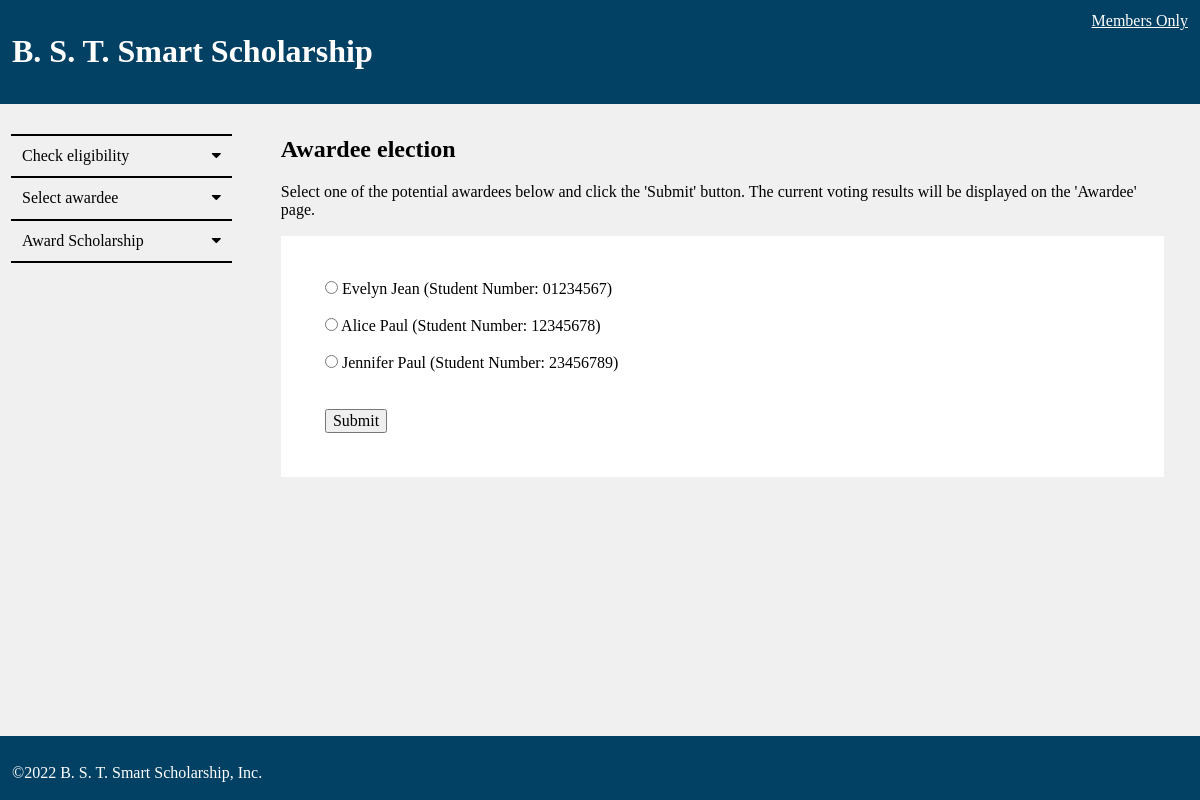
Page /controller.php?action=show_election on the committed database.
### tables this page shows
CREATE TABLE APPLICANTS (
  studentNumber    CHAR(8)         NOT NULL,
  firstName        VARCHAR(50),
  lastName         VARCHAR(50),
  phoneNumber      VARCHAR(20),
  email            VARCHAR(255),
  gender           ENUM('Male', 'Female'),
  dateOfBirth      DATE,
  status           ENUM('Freshman', 'Sophomore', 'Junior', 'Senior'),
  cumulativeGPA    DECIMAL(3,2),
  semesterGPA      DECIMAL(3,2),
  credits          INT,
  eligible         BOOLEAN,
  votes            INT            DEFAULT 0,

  PRIMARY KEY (studentNumber),
  FOREIGN KEY (studentNumber) REFERENCES REGISTRAR_OFFICE (studentNumber),
  UNIQUE (email)
);

### model/applicants_db.php (called while the page is built, shortened)
<?php
function get_awardee() {
  global $db;
  $query = 'SELECT *, (COUNT(*) OVER()) AS count
            FROM APPLICANTS X
            INNER JOIN
              (SELECT MAX(cumulativeGPA) AS cumulativeGPA
               FROM APPLICANTS Y
               WHERE Y.eligible = TRUE) Y
            ON X.cumulativeGPA = Y.cumulativeGPA
            WHERE X.eligible = TRUE';
  $statement = $db->prepare($query);
  $statement->execute();
  $awardee = $statement->fetchAll();
  if ($awardee[0]['count'] > 1) {
    $query = 'SELECT *, (COUNT(*) OVER()) AS count
              FROM APPLICANTS X
              INNER JOIN
                (SELECT MAX(cumulativeGPA) AS cumulativeGPA, MAX(semesterGPA) AS semesterGPA
                 FROM APPLICANTS Y
                 WHERE Y.eligible = TRUE) Y
              ON X.cumulativeGPA = Y.cumulativeGPA AND X.semesterGPA = Y.semesterGPA
              WHERE X.eligible = TRUE';
    $statement = $db->prepare($query);
    $statement->execute();
    $awardee = $statement->fetchAll();
    if ($awardee[0]['count'] > 1) {
      $query = 'SELECT *, (COUNT(*) OVER()) AS count
                FROM APPLICANTS X
                INNER JOIN
                  (SELECT MAX(cumulativeGPA) AS cumulativeGPA, MAX(semesterGPA) AS semesterGPA
                   FROM APPLICANTS Y
                   WHERE Y.eligible = TRUE) Y
                ON X.cumulativeGPA = Y.cumulativeGPA AND X.semesterGPA = Y.semesterGPA
                WHERE X.eligible = TRUE AND X.status = "Junior"';
      $statement = $db->prepare($query);
      $statement->execute();
      $awardee = $statement->fetchAll();
      if ($awardee[0]['count'] > 1 || $awardee[0]['count'] == 0) {
        $query = 'SELECT *, (COUNT(*) OVER()) AS count
                  FROM APPLICANTS X
                  INNER JOIN
                    (SELECT MAX(cumulativeGPA) AS cumulativeGPA, MAX(semesterGPA) AS semesterGPA
                     FROM APPLICANTS Y
                     WHERE Y.eligible = TRUE) Y
                  ON X.cumulativeGPA = Y.cumulativeGPA AND X.semesterGPA = Y.semesterGPA
                  WHERE X.eligible = TRUE AND X.status = "Junior" AND X.gender = "Female"';
        $statement = $db->prepare($query);
        $statement->execute();
        $awardee = $statement->fetchAll();
        if ($awardee[0]['count'] > 1 || $awardee[0]['count'] == 0) {
          $query = 'SELECT MAX(dateOfBirth) AS dateOfBirth
                    FROM APPLICANTS X
                    INNER JOIN
                      (SELECT MAX(cumulativeGPA) AS cumulativeGPA, MAX(semesterGPA) AS semesterGPA
                       FROM APPLICANTS Y
                       WHERE Y.eligible = TRUE) Y
                    ON X.cumulativeGPA = Y.cumulativeGPA AND X.semesterGPA = Y.semesterGPA
                    WHERE X.eligible = TRUE AND X.status = "Junior" AND X.gender = "Female"';
          $statement = $db->prepare($query);
          $statement->execute();
          $dateOfBirth = $statement->fetch();
          $query = 'SELECT *, (COUNT(*) OVER()) AS count
                    FROM APPLICANTS X
                    INNER JOIN
                      (SELECT MAX(cumulativeGPA) AS cumulativeGPA, MAX(semesterGPA) AS semesterGPA
                       FROM APPLICANTS Y
                       WHERE Y.eligible = TRUE) Y
                    ON X.cumulativeGPA = Y.cumulativeGPA AND X.semesterGPA = Y.semesterGPA
                    WHERE X.eligible = TRUE AND X.status = "Junior" AND X.gender = "Female" AND X.dateOfBirth = :dateOfBirth';
          $statement = $db->prepare($query);
          $statement->bindValue(':dateOfBirth', $dateOfBirth['dateOfBirth']);
          $statement->execute();
          $awardee = $statement->fetchAll();
        }
      }
    }
  }
  if ($awardee) {
    $awardee_result = new AwardeeStudentAggregate();
    foreach ($awardee as $result) :
      $awardee_result->addStudent($result);
    endforeach;
    return $awardee_result;
  }
  else {
    return false;
  }
}
?>

### model/iterator/AwardeeStudentAggregate.php (called while the page is built, shortened)
<?php
    class AwardeeStudentAggregate implements StudentAggregate {
        public $root = null;
        private $student_count = 0;
        public function createIterator() {
            return new AwardeeStudentIterator($this);
        }
        public function getStudentCount() {
            return $this->student_count;
        }
        private function setStudentCount($count) {
            $this->student_count = $count;
        }
        public function addStudent($student) {
            $student_node = $this->root;
            if (!$student_node) {
                return $this->root = new StudentNode($student);
            }
            while ($student_node) {
                if ((int)$student['studentNumber'] > (int)$student_node->student['studentNumber']) {
                    if ($student_node->right) {
                        $student_node = $student_node->right;
                    }
                    else {
                        $student_node = $student_node->right = new StudentNode($student, $student_node);
                        break;
                    }
                }
            }
            return $student_node;
        }
    }
?>

### model/iterator/StudentNode.php (called while the page is built, shortened)
<?php
    class StudentNode {
        public function __construct($student, $parent = null) {
            $this->student = $student;
        }
    }
?>

### model/iterator/AwardeeStudentIterator.php (called while the page is built, shortened)
<?php
    class AwardeeStudentIterator implements StudentIterator {
        private $current_student;
        private $student_nodes_stack = array();
        private $first_node = true;
        public function __construct($student_aggregate) {
            $this->current_student = $student_aggregate->getStudentCount() - 1;
            $current_node = $student_aggregate->root;
            while ($current_node != null) {
                array_push($this->student_nodes_stack, $current_node);
                $current_node = $current_node->left;
            }
        }
        public function next() {
            if ($this->hasNext()) {
                if (!$this->first_node) {
                    $temp_node = end($this->student_nodes_stack)->right;
                    array_pop($this->student_nodes_stack);
                    while ($temp_node != null) {
                        array_push($this->student_nodes_stack, $temp_node);
                        $temp_node = $temp_node->left;
                    }
                }
                $this->first_node = false;
                --$this->current_student;
                return end($this->student_nodes_stack)->student;
            }
            else {
                return NULL;
            }
        }
        public function hasNext() {
            if ($this->current_student > -1) {
                return TRUE;
            }
            else {
                return FALSE;
            }
        }
    }
?>

### member/awardee_election.php (the view, shortened to what this page needs)
<?php include 'view/header.php';
?>
<main id='home_content'>
  <?php include 'member/member_menu.php' ?>
  <section id='member_section'>
    <h2>Awardee election</h2>
    <p>Select one of the potential awardees below and click the 'Submit'
      button. The current voting results will be displayed on the 'Awardee' page.</p>
    <form id='elect_form' action="controller.php" method="post">
      <?php if ($awardeeVote != FALSE) { ?>
        <?php while ($awardee_vote_iterator->hasNext()) {
              $app = $awardee_vote_iterator->next();
        ?>
          <input type="radio" name="vote" value="<?php echo $app['studentNumber']; ?>" required>
          <?php echo $app['firstName'].' '.$app['lastName'].' (Student Number: '.$app['studentNumber'].')'; ?><br><br>
        <?php } ?>
        <br><input type='submit' value='Submit'>
      <?php } ?>
    </form>
  </section>
</main>
<?php include 'view/footer.php'; ?>

### styles/main.css (style rules this page uses)
body { position: relative; min-height: 100vh; background-color: #f0f0f0; overflow-x: hidden; }
main { padding-top: 1%; padding-bottom: 1%; }
#home_content { display: flex; }
#member_section { flex: 80%; padding-left: 5%; padding-right: 3%; }
#request_form, #elect_form { background-color: white; padding: 5%; }

### rows in the picture
applicants: firstName "Evelyn", lastName "Jean", studentNumber "01234567"
applicants: firstName "Alice", lastName "Paul", studentNumber "12345678"
applicants: firstName "Jennifer", lastName "Paul", studentNumber "23456789"
